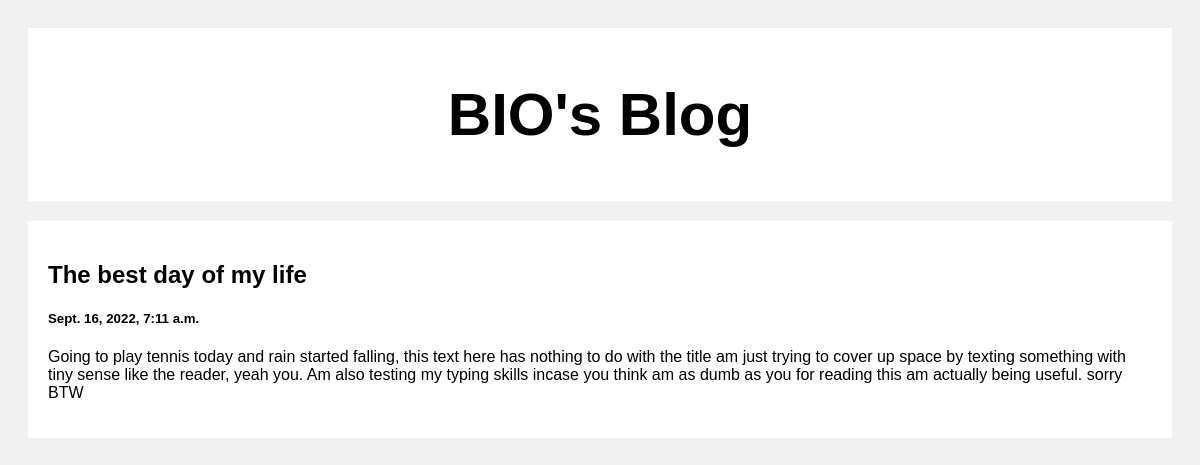
/post/1, run on the app's committed database.
### posts/models.py (models this page shows)
class Post(models.Model):
    title = models.CharField(max_length=60)
    body = models.CharField(max_length=2000)
    created_at = models.DateTimeField(default=datetime.now, blank=True)

### posts/views.py (the view)
# urls.py: path('post/<int:id>', views.post, name="post")
def post(request, id):
    post = Post.objects.get(id=id)
    return render(request, "post.html", {"post":post} )

### templates/post.html (shortened to what this page needs)
<!DOCTYPE html>
<html>
<head>
</head>
<body>
<div class="header">
  <h2>BIO's Blog</h2>
</div>
<div class="row">
  <div class="leftcolumn">
    <div class="card">
        <h2>{{post.title}}</h2>
        <h5>{{post.created_at}}</h5>
        <p>{{post.body}}</p>
    </div>
  </div>
</div>
</body>
</html>

### templates/post.html (style rules this page uses)
* { box-sizing: border-box; }
body { font-family: Arial; padding: 20px; background: #f1f1f1; }
.header { padding: 2px; font-size: 40px; text-align: center; background: white; }
.leftcolumn { float: left; width: 100%; }
.card { background-color: white; padding: 20px; margin-top: 20px; }
.row:after { content: ""; display: table; clear: both; }

### data on the page
Post: title "The best day of my life", created_at "Sept. 16, 2022, 7:11 a.m.", body "Going to play tennis today and rain started falling, this text here has nothing to do with the title am just trying to cover up space by texting something with tiny sense like the reader, yeah you. Am also testing my typing skills incase you think am as dumb as you for reading this am actually being useful. sorry BTW"
